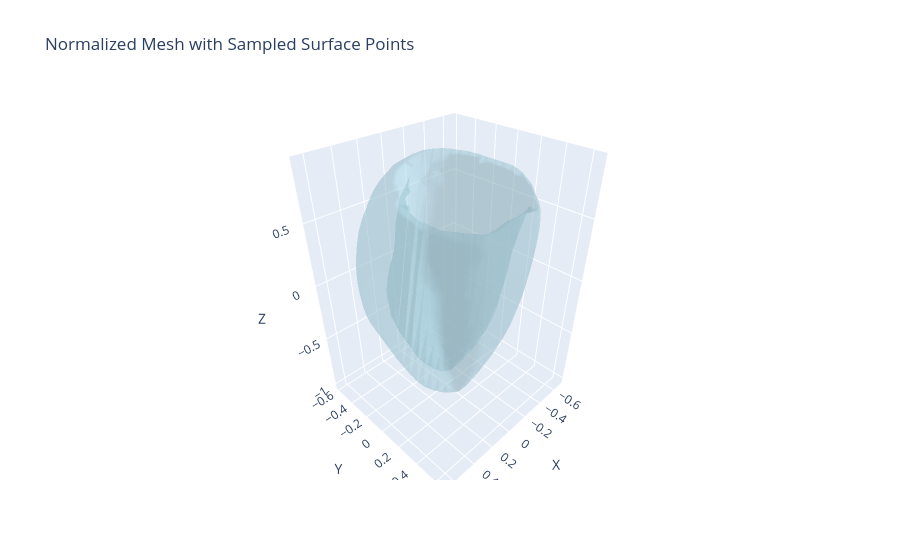

Notebook code cell kept with this figure:
### Code cell
# Mesh vertices and faces
verts = mesh_norm.verts_packed().cpu().numpy()
faces = mesh_norm.faces_packed().cpu().numpy()

fig = go.Figure()

# Mesh surface
fig.add_trace(go.Mesh3d(
    x=verts[:, 0],
    y=verts[:, 1],
    z=verts[:, 2],
    i=faces[:, 0],
    j=faces[:, 1],
    k=faces[:, 2],
    color="lightblue",
    opacity=0.35,
    name="Mesh"
))

# # Origin
# fig.add_trace(go.Scatter3d(
#     x=[0],
#     y=[0],
#     z=[0],
#     mode="markers",
#     # marker=dict(size=6, color="red", symbol="cross"),
#     name="Origin"
# ))

fig.update_layout(
    title="Normalized Mesh with Sampled Surface Points",
    scene=dict(
        aspectmode="data",
        xaxis_title="X",
        yaxis_title="Y",
        zaxis_title="Z"
    ),
    showlegend=True
)

fig.show()

### Figure 1 — Plotly figure (JSON) as saved in the notebook; plotly's stock layout.template omitted (floating-point values rounded to 4 significant figures; data arrays with more than 128 entries replaced by an {"elided": "..."} marker saying what was removed)
{"data": [{"color": "lightblue", "i": {"elided": "7122 int values"}, "j": {"elided": "7122 int values"}, "k": {"elided": "7122 int values"}, "name": "Mesh", "opacity": 0.35, "type": "mesh3d", "x": {"elided": "3563 float values"}, "y": {"elided": "3563 float values"}, "z": {"elided": "3563 float values"}}], "layout": {"scene": {"aspectmode": "data", "xaxis": {"title": {"text": "X"}}, "yaxis": {"title": {"text": "Y"}}, "zaxis": {"title": {"text": "Z"}}}, "showlegend": true, "title": {"text": "Normalized Mesh with Sampled Surface Points"}}}
